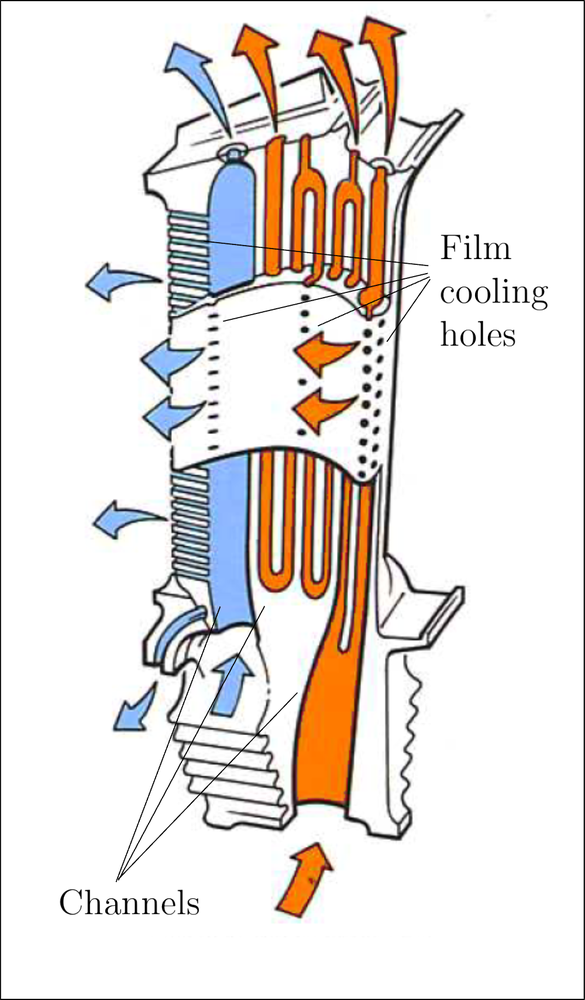
#> input picture assets/rollsroyce/2022-12-06 23_13_31-crop-right-colorized-tec.png, 585 x 1000 px, shrunk from 1000 x 1710 before the run
$ python trim2.py
#> lines starting #> are read from the running program, lines starting #| are printed output that depends on the picture
import numpy as np
from PIL import Image

filenames = ["2022-12-06 23_13_31-crop-right-colorized-tec.png"]
outnames = ["11.png"]

for i in range(len(filenames)):
	with Image.open(filenames[i]) as inp:
#> inp is the input picture: PIL image 585x1000 RGB; mean R, G, B 231, 225.9, 222.8
		arr = np.array(inp)[5:-100,5:-5]
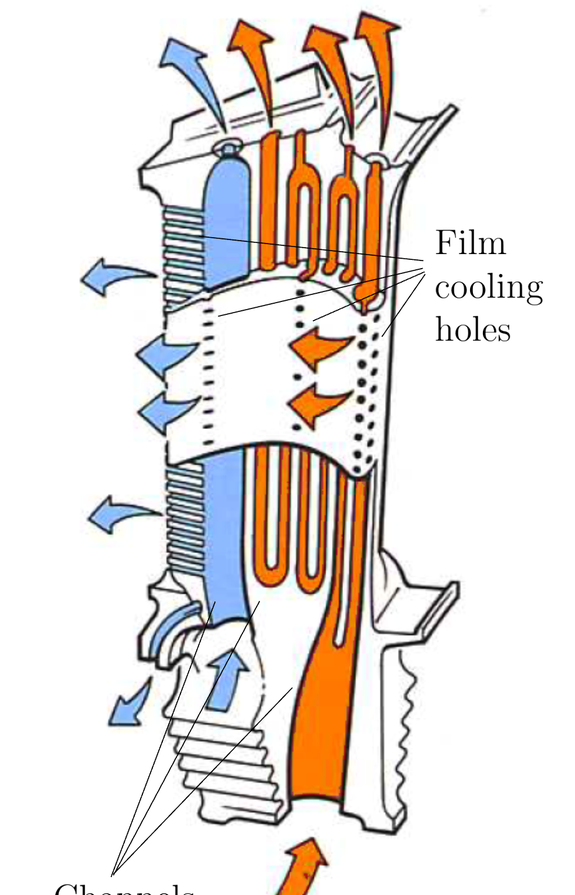
#> arr: shape (895, 575, 3); mean R, G, B 229.9, 224.2, 220.7
		out = Image.fromarray(arr)
		out.save(outnames[i])

$ run again, with assets/rollsroyce/2022-12-06 23_13_31-.png copied over assets/rollsroyce/2022-12-06 23_13_31-crop-right-colorized-tec.png
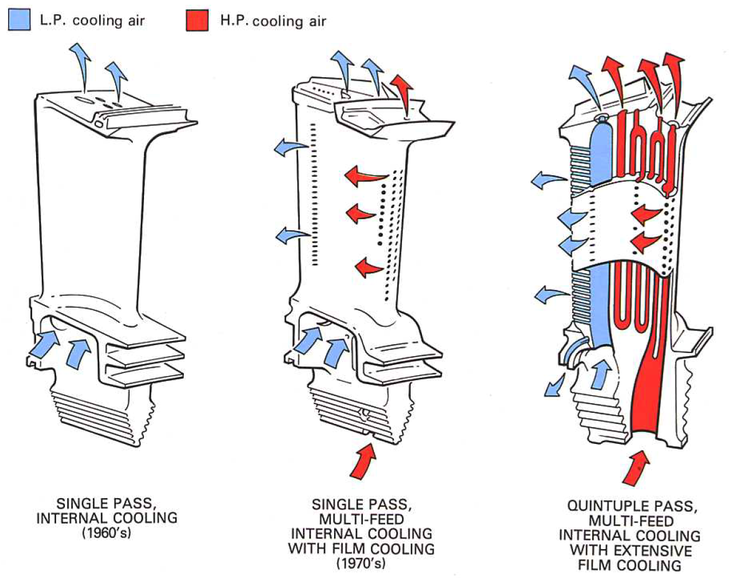
#> input picture assets/rollsroyce/2022-12-06 23_13_31-.png, 738 x 579 px, shrunk from 1184 x 930 before the run
#> inp is the input picture: PIL image 738x579 RGB; mean R, G, B 237.4, 234.4, 235.2
#> `arr = np.array(inp)[5:-100,5:-5]`:
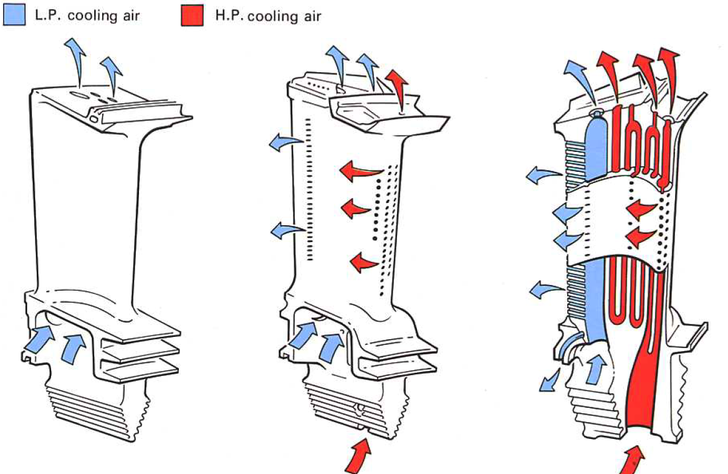
#> arr: shape (474, 728, 3); mean R, G, B 237, 233.4, 234.4

$ run again, with assets/rollsroyce/2022-12-06 23_13_31-crop-right-colorized.png copied over assets/rollsroyce/2022-12-06 23_13_31-crop-right-colorized-tec.png
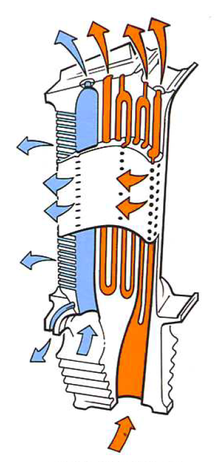
#> input picture assets/rollsroyce/2022-12-06 23_13_31-crop-right-colorized.png, 219 x 462 px, shrunk from 352 x 741 before the run
#> inp is the input picture: PIL image 219x462 RGB; mean R, G, B 226.8, 220, 215.7
#> `arr = np.array(inp)[5:-100,5:-5]`:
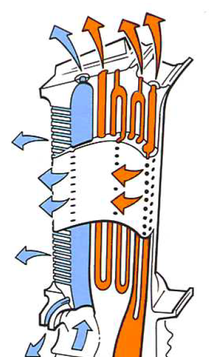
#> arr: shape (357, 209, 3); mean R, G, B 220.4, 213.2, 209.3
